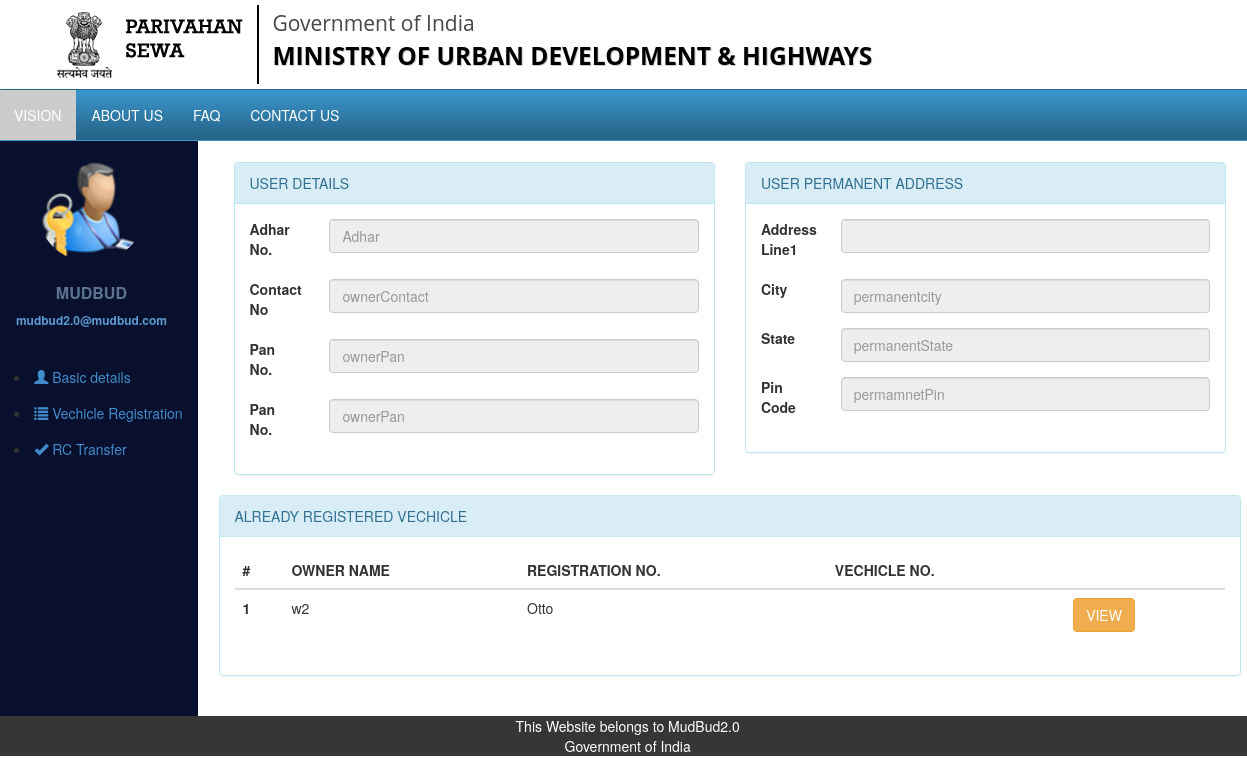
The app's page /mud/userdash/ (signed in), older data.
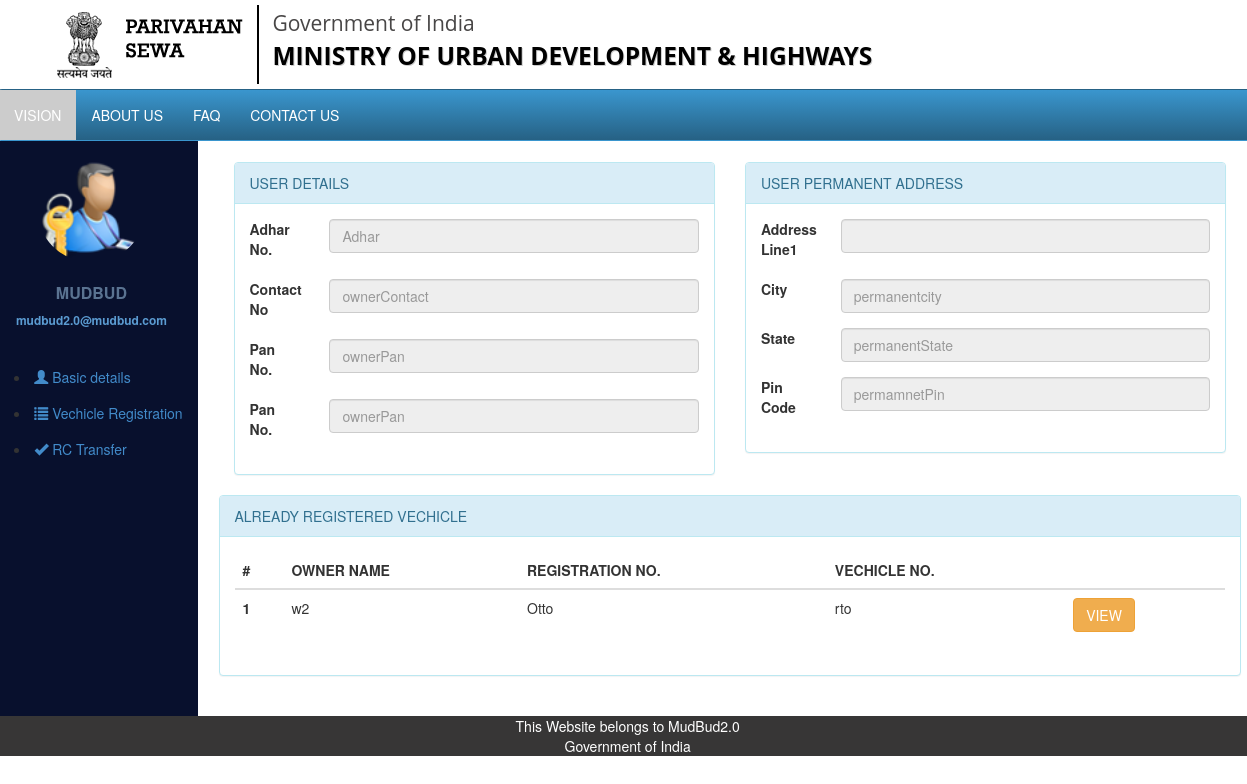
The same page, newer data.
### mud/models.py (models this page shows, shortened)
class VehicleDetails(models.Model):
    vtype =  (
        ('PRIVATE','Private'),
        ('GOODS','Goods'),
        ('PASSENGER','Passenger'),
        ('SPECIAL', 'Special'),
    )
    vclass = (
        ('AMBULANCE','Ambulance'),
        ('CRANE','Crane'),
        ('FIRE FIGHTER','Fire Fighter'),
        ('HEAVY GOODS VEHICLE','Heavy Goods Vehicle'),
        ('L.M.V.(CAR)','L.M.V.(Car)'),
        ('L.M.V.(JEEP/GYPSY)','L.M.V.(Jeep/GYPSY)'),
        ('L.M.V.(VAN)','L.M.V.(Van)'),
        ('MOTOR CYCLE','Motor Cycle'),
        ('THREE WHEELER','Three Wheeler'),
        ('TRACTOR','Tractor'),
    )
    owner = models.ForeignKey(PersonalDetail,default='')
    dealer_name = models.CharField(max_length = 50)
    dealer_address = models.CharField(max_length = 250)
    vehicle_class = models.CharField(max_length = 20, choices = vclass, default = 8 )
    body_type = models.CharField(max_length = 20)
    vehicle_type =  models.CharField(max_length = 20, choices = vtype, default=1)
    company_name = models.CharField(max_length = 15)
    year_manufacture = models.IntegerField()
    numberof_cylinders = models.IntegerField()
    horse_power = models.IntegerField()
    cubic_capacity = models.IntegerField()
    chassis_no = models.CharField(primary_key = True , max_length = 50)
    engine_number = models.CharField(max_length = 100)
    seating_capacity = models.IntegerField()
    fuel_engine = models.CharField(max_length = 20)
    unladen_weight = models.IntegerField()
    body_color = models.CharField(max_length = 10)
    registration_no = models.CharField(max_length = 20, blank = True, default = "")

### mud/views.py (the view)
@login_required(login_url = '/accounts/login/')
def user_dashboard(request):
    try:
        puser_i = PersonalDetail.objects.get(user = request.user)
        owner_i = VehicleDetails.objects.filter(owner = puser_i.aadhar_no)
        vno_i = [VehicleDetails.objects.get(registration_no =i.registration_no) for i in owner_i]
    except:
        puser_i = None
        vno_i = None
    puser_f =  puser_i
    vno_f = vno_i
    return render(request, 'mud/UserDashboard.html', {'puser_f':puser_f,'vno_f':vno_f,'user_name':request.user})

### mud/templates/mud/UserDashboard.html (shortened to what the changed rows need)
<!DOCTYPE html>
{%load staticfiles %}
{% load widget_tweaks %}
<html>
<head>
	  <link rel="stylesheet" href={% static "mud/css/vendor/bootstrap/bootstrap.min.css" %}>
  	  <link rel="stylesheet" href={% static "mud/css/main.css" %}>
</head>
<body>
<div class="row">
	  		<div class="row">
	  			<div class="container" style="width:100%;background: #08102d;">
					<div class="col-md-10" style="background-color:white;">
								<div class="row" style="margin:2%">
							  			<div class="row">
							  				<div class="panel panel-info">
											   <div class="panel-body">
							  					<table class="table table-hover">
													  <thead>
													    <tr>
													      <th scope="col">#</th>
													      <th scope="col">OWNER NAME</th>
													      <th scope="col">REGISTRATION NO.</th>
													      <th scope="col">VECHICLE NO.</th>
													      <th scope="col"></th>
													    </tr>
													  </thead>
													  <tbody>
													{% for f in vno_f %}
													    <tr>
													      <th scope="row">{{ forloop.counter }}</th>
													      <td>{{ puser_f.user_name }}</td>
													      <td>Otto</td>
													      <td>{{ f.registration_no }}</td>
													      <td><a href="{% url 'vehicle_details' vehicle_no=f.registration_no %}"><button type="button" class="btn btn-warning ">VIEW</button></td>
													{% endfor %}
													    </tr>
																										  </tbody>
													</table>
												</div>
											</div>
							  			</div>
							  	</div>
					</div>
				</div>
	</div>
</div>
</body>
</html>

Row changes from the older to the newer data that the page shows:
changed VehicleDetails: registration_no (not shown) → "rto"
